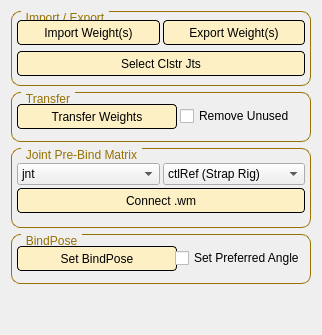
      <widget class="QWidget" name="tab_12">
       <attribute name="title">
        <string>Skin Tools</string>
       </attribute>
       <layout class="QGridLayout" name="gridLayout_42">
        <item row="0" column="0">
         <layout class="QGridLayout" name="gridLayout_39">
          <item row="1" column="0">
           <spacer name="verticalSpacer_6">
            <property name="orientation">
             <enum>Qt::Vertical</enum>
            </property>
            <property name="sizeHint" stdset="0">
             <size>
              <width>20</width>
              <height>40</height>
             </size>
            </property>
           </spacer>
          </item>
          <item row="0" column="0">
           <layout class="QGridLayout" name="gridLayout_30">
            <item row="0" column="0">
             <widget class="QGroupBox" name="groupBox_22">
              <property name="minimumSize">
               <size>
                <width>300</width>
                <height>75</height>
               </size>
              </property>
              <property name="maximumSize">
               <size>
                <width>300</width>
                <height>75</height>
               </size>
              </property>
              <property name="styleSheet">
               <string notr="true">QGroupBox {
    border: 1px solid gray;
    border-radius: 9px;
    margin-top: 0.5em;
border-color:  rgb(150, 114, 0);
}

QGroupBox::title {
    subcontrol-origin: margin;
    left: 10px;
    padding: 0 3px 0 3px;
	color:  rgb(150, 114, 0);
}</string>
              </property>
              <property name="title">
               <string>Import / Export</string>
              </property>
              <layout class="QGridLayout" name="gridLayout_92" rowstretch="0,0">
               <property name="leftMargin">
                <number>5</number>
               </property>
               <property name="topMargin">
                <number>5</number>
               </property>
               <property name="rightMargin">
                <number>5</number>
               </property>
               <property name="bottomMargin">
                <number>5</number>
               </property>
               <property name="spacing">
                <number>3</number>
               </property>
               <item row="0" column="0">
                <layout class="QGridLayout" name="gridLayout_91">
                 <property name="spacing">
                  <number>3</number>
                 </property>
                 <item row="0" column="0">
                  <widget class="QPushButton" name="btn_importWeights">
                   <property name="minimumSize">
                    <size>
                     <width>0</width>
                     <height>25</height>
                    </size>
                   </property>
                   <property name="toolTip">
                    <string>Import XML weight file.</string>
                   </property>
                   <property name="statusTip">
                    <string>Import weight(s) from directory</string>
                   </property>
                   <property name="styleSheet">
                    <string notr="true">QPushButton{
border-style: solid;
border-color: black;
border-width: 1px;
border-radius: 4px;
background-color: rgb(253, 240, 197);
color: rgb(0, 0, 0);
}
QPushButton:hover {   
border-style: solid;
border-color: black;
border-width: 1px;
border-radius: 4px;
background-color: rgb(240, 240, 240
);
color: rgb(0, 0, 0);
}</string>
                   </property>
                   <property name="text">
                    <string>Import Weight(s)</string>
                   </property>
                  </widget>
                 </item>
                 <item row="0" column="1">
                  <widget class="QPushButton" name="btn_exportWeights">
                   <property name="minimumSize">
                    <size>
                     <width>0</width>
                     <height>25</height>
                    </size>
                   </property>
                   <property name="toolTip">
                    <string>Export XML weight file.</string>
                   </property>
                   <property name="statusTip">
                    <string>Export weight(s) to directory</string>
                   </property>
                   <property name="styleSheet">
                    <string notr="true">QPushButton{
border-style: solid;
border-color: black;
border-width: 1px;
border-radius: 4px;
background-color: rgb(253, 240, 197);
color: rgb(0, 0, 0);
}
QPushButton:hover {   
border-style: solid;
border-color: black;
border-width: 1px;
border-radius: 4px;
background-color: rgb(240, 240, 240
);
color: rgb(0, 0, 0);
}</string>
                   </property>
                   <property name="text">
                    <string>Export Weight(s)</string>
                   </property>
                  </widget>
                 </item>
                </layout>
               </item>
               <item row="1" column="0">
                <widget class="QPushButton" name="btn_selectClstrInfl">
                 <property name="minimumSize">
                  <size>
                   <width>100</width>
                   <height>25</height>
                  </size>
                 </property>
                 <property name="toolTip">
                  <string>Select joints in objects skinCluster</string>
                 </property>
                 <property name="styleSheet">
                  <string notr="true">QPushButton{
border-style: solid;
border-color: black;
border-width: 1px;
border-radius: 4px;
background-color: rgb(253, 240, 197);
color: rgb(0, 0, 0);
}
QPushButton:hover {   
border-style: solid;
border-color: black;
border-width: 1px;
border-radius: 4px;
background-color: rgb(240, 240, 240
);
color: rgb(0, 0, 0);
}</string>
                 </property>
                 <property name="text">
                  <string>Select Clstr Jts</string>
                 </property>
                </widget>
               </item>
              </layout>
             </widget>
            </item>
            <item row="1" column="0">
             <widget class="QGroupBox" name="groupBox_40">
              <property name="minimumSize">
               <size>
                <width>300</width>
                <height>50</height>
               </size>
              </property>
              <property name="maximumSize">
               <size>
                <width>300</width>
                <height>50</height>
               </size>
              </property>
              <property name="styleSheet">
               <string notr="true">QGroupBox {
    border: 1px solid gray;
    border-radius: 9px;
    margin-top: 0.5em;
border-color:  rgb(150, 114, 0);
}

QGroupBox::title {
    subcontrol-origin: margin;
    left: 10px;
    padding: 0 3px 0 3px;
	color:  rgb(150, 114, 0);
}</string>
              </property>
              <property name="title">
               <string>Transfer</string>
              </property>
              <layout class="QGridLayout" name="gridLayout_14">
               <property name="leftMargin">
                <number>5</number>
               </property>
               <property name="topMargin">
                <number>5</number>
               </property>
               <property name="rightMargin">
                <number>5</number>
               </property>
               <property name="bottomMargin">
                <number>5</number>
               </property>
               <property name="spacing">
                <number>3</number>
               </property>
               <item row="0" column="0">
                <layout class="QGridLayout" name="gridLayout_47">
                 <item row="0" column="0">
                  <widget class="QPushButton" name="btn_transferWeights">
                   <property name="minimumSize">
                    <size>
                     <width>160</width>
                     <height>25</height>
                    </size>
                   </property>
                   <property name="maximumSize">
                    <size>
                     <width>160</width>
                     <height>16777215</height>
                    </size>
                   </property>
                   <property name="toolTip">
                    <string>Select SOURCE then TARGET(S).  Poly to Nurbs IS supported. Method is Closest Point, Closest Joint, One to One</string>
                   </property>
                   <property name="statusTip">
                    <string/>
                   </property>
                   <property name="styleSheet">
                    <string notr="true">QPushButton{
border-style: solid;
border-color: black;
border-width: 1px;
border-radius: 4px;
background-color: rgb(253, 240, 197);
color: rgb(0, 0, 0);
}
QPushButton:hover {   
border-style: solid;
border-color: black;
border-width: 1px;
border-radius: 4px;
background-color: rgb(240, 240, 240
);
color: rgb(0, 0, 0);
}</string>
                   </property>
                   <property name="text">
                    <string>Transfer Weights</string>
                   </property>
                  </widget>
                 </item>
                 <item row="0" column="1">
                  <widget class="QCheckBox" name="chk_transferWeightsRemove">
                   <property name="text">
                    <string>Remove Unused</string>
                   </property>
                  </widget>
                 </item>
                </layout>
               </item>
              </layout>
             </widget>
            </item>
            <item row="2" column="0">
             <widget class="QGroupBox" name="groupBox_20">
              <property name="minimumSize">
               <size>
                <width>300</width>
                <height>80</height>
               </size>
              </property>
              <property name="maximumSize">
               <size>
                <width>300</width>
                <height>80</height>
               </size>
              </property>
              <property name="styleSheet">
               <string notr="true">QGroupBox {
    border: 1px solid gray;
    border-radius: 9px;
    margin-top: 0.5em;
border-color:  rgb(150, 114, 0);
}

QGroupBox::title {
    subcontrol-origin: margin;
    left: 10px;
    padding: 0 3px 0 3px;
	color:  rgb(150, 114, 0);
}</string>
              </property>
              <property name="title">
               <string>Joint Pre-Bind Matrix</string>
              </property>
              <layout class="QGridLayout" name="gridLayout_71">
               <property name="leftMargin">
                <number>5</number>
               </property>
               <property name="topMargin">
                <number>5</number>
               </property>
               <property name="rightMargin">
                <number>5</number>
               </property>
               <property name="bottomMargin">
                <number>5</number>
               </property>
               <property name="spacing">
                <number>3</number>
               </property>
               <item row="0" column="0">
                <layout class="QGridLayout" name="gridLayout_68">
                 <item row="0" column="0">
                  <widget class="QComboBox" name="cbo_preBindJoint">
                   <property name="toolTip">
                    <string>Joint suffix</string>
                   </property>
                   <item>
                    <property name="text">
                     <string>jnt</string>
                    </property>
                   </item>
                   <item>
                    <property name="text">
                     <string>bind</string>
                    </property>
                   </item>
                  </widget>
                 </item>
                 <item row="0" column="1">
                  <widget class="QComboBox" name="cbo_preBindBfr">
                   <property name="toolTip">
                    <string>Buffer suffix</string>
                   </property>
                   <item>
                    <property name="text">
                     <string>ctlRef (Strap Rig)</string>
                    </property>
                   </item>
                   <item>
                    <property name="text">
                     <string>cns (mGear Jnt)</string>
                    </property>
                   </item>
                   <item>
                    <property name="text">
                     <string>bfr (Face Rig)</string>
                    </property>
                   </item>
                  </widget>
                 </item>
                 <item row="1" column="0" colspan="2">
                  <widget class="QPushButton" name="btn_ctlPreBindMat">
                   <property name="enabled">
                    <bool>true</bool>
                   </property>
                   <property name="minimumSize">
                    <size>
                     <width>100</width>
                     <height>25</height>
                    </size>
                   </property>
                   <property name="toolTip">
                    <string>Connects the joints bfr.wm as bindpose prematrix. Select joints, then object with skinCluster</string>
                   </property>
                   <property name="styleSheet">
                    <string notr="true">QPushButton{
border-style: solid;
border-color: black;
border-width: 1px;
border-radius: 4px;
background-color: rgb(253, 240, 197);
color: rgb(0, 0, 0);
}
QPushButton:hover {   
border-style: solid;
border-color: black;
border-width: 1px;
border-radius: 4px;
background-color: rgb(240, 240, 240
);
color: rgb(0, 0, 0);
}</string>
                   </property>
                   <property name="text">
                    <string>Connect .wm</string>
                   </property>
                  </widget>
                 </item>
                </layout>
               </item>
              </layout>
             </widget>
            </item>
            <item row="3" column="0">
             <widget class="QGroupBox" name="groupBox_43">
              <property name="minimumSize">
               <size>
                <width>300</width>
                <height>50</height>
               </size>
              </property>
              <property name="maximumSize">
               <size>
                <width>300</width>
                <height>50</height>
               </size>
              </property>
              <property name="styleSheet">
               <string notr="true">QGroupBox {
    border: 1px solid gray;
    border-radius: 9px;
    margin-top: 0.5em;
border-color:  rgb(150, 114, 0);
}

QGroupBox::title {
    subcontrol-origin: margin;
    left: 10px;
    padding: 0 3px 0 3px;
	color:  rgb(150, 114, 0);
}</string>
              </property>
              <property name="title">
               <string>BindPose</string>
              </property>
              <layout class="QGridLayout" name="gridLayout_29">
               <property name="leftMargin">
                <number>5</number>
               </property>
               <property name="topMargin">
                <number>5</number>
               </property>
               <property name="rightMargin">
                <number>5</number>
               </property>
               <property name="bottomMargin">
                <number>5</number>
               </property>
               <property name="spacing">
                <number>3</number>
               </property>
               <item row="0" column="0">
                <layout class="QGridLayout" name="gridLayout_67">
                 <item row="0" column="0">
                  <widget class="QPushButton" name="btn_resetBindPose">
                   <property name="minimumSize">
                    <size>
                     <width>160</width>
                     <height>25</height>
                    </size>
                   </property>
                   <property name="maximumSize">
                    <size>
                     <width>160</width>
                     <height>16777215</height>
                    </size>
                   </property>
                   <property name="toolTip">
                    <string>Sets new bindPose, and sets Prefered Angle (option) for all joints in selected mesh skinCluster</string>
                   </property>
                   <property name="styleSheet">
                    <string notr="true">QPushButton{
border-style: solid;
border-color: black;
border-width: 1px;
border-radius: 4px;
background-color: rgb(253, 240, 197);
color: rgb(0, 0, 0);
}
QPushButton:hover {   
border-style: solid;
border-color: black;
border-width: 1px;
border-radius: 4px;
background-color: rgb(240, 240, 240
);
color: rgb(0, 0, 0);
}</string>
                   </property>
                   <property name="text">
                    <string>Set BindPose</string>
                   </property>
                  </widget>
                 </item>
                 <item row="0" column="1">
                  <widget class="QCheckBox" name="chk_bindPoseAngle">
                   <property name="toolTip">
                    <string>If checked, joints preferred angle will be set to its current angle when BindPose is run</string>
                   </property>
                   <property name="text">
                    <string>Set Preferred Angle</string>
                   </property>
                  </widget>
                 </item>
                </layout>
               </item>
              </layout>
             </widget>
            </item>
           </layout>
          </item>
         </layout>
        </item>
       </layout>
      </widget>
